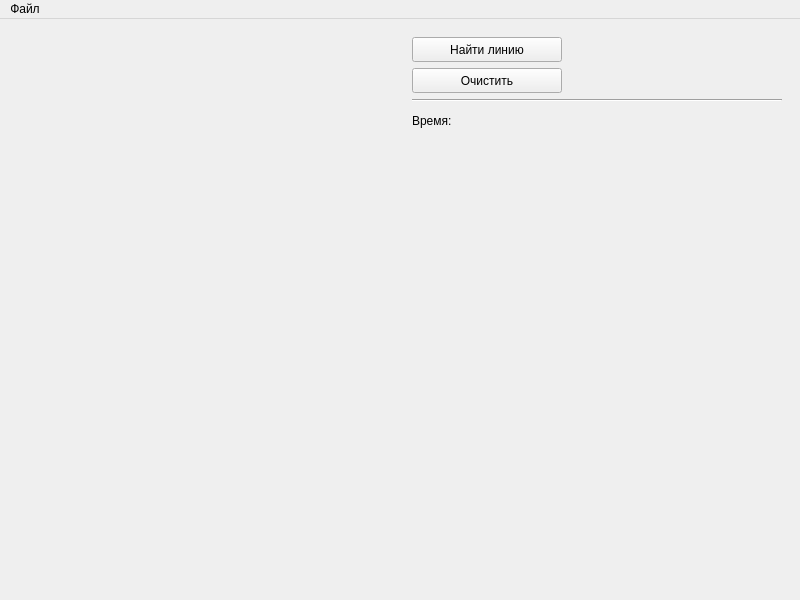
<?xml version="1.0" encoding="UTF-8"?>
<ui version="4.0">
 <class>Interface</class>
 <widget class="QMainWindow" name="Interface">
  <property name="geometry">
   <rect>
    <x>0</x>
    <y>0</y>
    <width>800</width>
    <height>600</height>
   </rect>
  </property>
  <property name="windowTitle">
   <string>Interface</string>
  </property>
  <widget class="QWidget" name="centralwidget">
   <layout class="QHBoxLayout" name="horizontalLayout">
    <item>
     <widget class="QwtPlot" name="qwtPlot"/>
    </item>
    <item>
     <widget class="QWidget" name="widget" native="true">
      <layout class="QVBoxLayout" name="verticalLayout">
       <item>
        <widget class="QPushButton" name="searchButton">
         <property name="minimumSize">
          <size>
           <width>150</width>
           <height>25</height>
          </size>
         </property>
         <property name="maximumSize">
          <size>
           <width>150</width>
           <height>25</height>
          </size>
         </property>
         <property name="text">
          <string>Найти линию</string>
         </property>
        </widget>
       </item>
       <item>
        <widget class="QPushButton" name="clearButton">
         <property name="minimumSize">
          <size>
           <width>150</width>
           <height>25</height>
          </size>
         </property>
         <property name="maximumSize">
          <size>
           <width>150</width>
           <height>25</height>
          </size>
         </property>
         <property name="text">
          <string>Очистить</string>
         </property>
        </widget>
       </item>
       <item>
        <widget class="Line" name="line">
         <property name="orientation">
          <enum>Qt::Horizontal</enum>
         </property>
        </widget>
       </item>
       <item>
        <widget class="QLabel" name="timeLabel">
         <property name="minimumSize">
          <size>
           <width>150</width>
           <height>25</height>
          </size>
         </property>
         <property name="maximumSize">
          <size>
           <width>150</width>
           <height>25</height>
          </size>
         </property>
         <property name="text">
          <string>Время:</string>
         </property>
        </widget>
       </item>
       <item>
        <widget class="QLabel" name="equationOutLine">
         <property name="minimumSize">
          <size>
           <width>150</width>
           <height>25</height>
          </size>
         </property>
         <property name="maximumSize">
          <size>
           <width>125</width>
           <height>25</height>
          </size>
         </property>
         <property name="text">
          <string/>
         </property>
         <property name="alignment">
          <set>Qt::AlignLeading|Qt::AlignLeft|Qt::AlignVCenter</set>
         </property>
        </widget>
       </item>
       <item>
        <spacer name="verticalSpacer">
         <property name="orientation">
          <enum>Qt::Vertical</enum>
         </property>
         <property name="sizeHint" stdset="0">
          <size>
           <width>20</width>
           <height>40</height>
          </size>
         </property>
        </spacer>
       </item>
      </layout>
     </widget>
    </item>
   </layout>
  </widget>
  <widget class="QMenuBar" name="menubar">
   <property name="geometry">
    <rect>
     <x>0</x>
     <y>0</y>
     <width>800</width>
     <height>22</height>
    </rect>
   </property>
   <widget class="QMenu" name="menu">
    <property name="title">
     <string>Файл</string>
    </property>
    <addaction name="openFile"/>
    <addaction name="saveInDataFile"/>
   </widget>
   <addaction name="menu"/>
  </widget>
  <action name="openFile">
   <property name="text">
    <string>Открыть</string>
   </property>
  </action>
  <action name="saveInDataFile">
   <property name="text">
    <string>Сохранить</string>
   </property>
  </action>
 </widget>
 <customwidgets>
  <customwidget>
   <class>QwtPlot</class>
   <extends>QFrame</extends>
   <header>qwt_plot.h</header>
  </customwidget>
 </customwidgets>
 <resources/>
 <connections/>
</ui>
